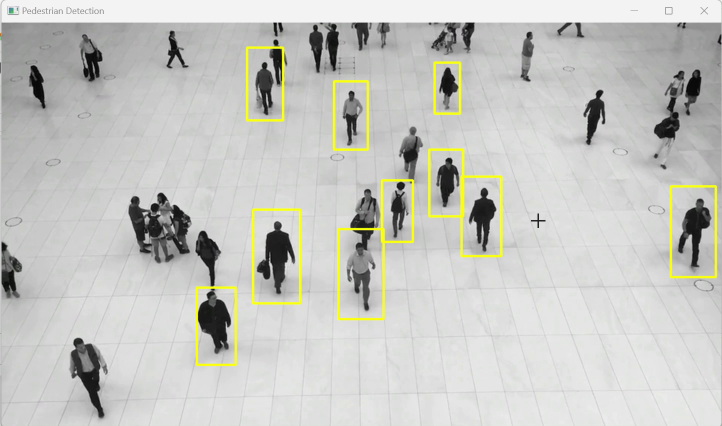
#> input picture frame 17 of pedestriandetection.mp4, 1444 x 852 px, given in place of 6387-191695740_small.mp4, which was not available (shown at 1/2 size)
$ jupyter execute Pedestriandetection.ipynb
#> lines starting #> are read from the running program, lines starting #| are printed output that depends on the picture; after the words box and inside, x2 and y2 are one past the last pixel; in counts of white or black regions, pixels touching at a corner belong together; pictures that were not available may be replaced by others from this repository, and a replacement may not be noted
[cell 1]
#Pedestrian detection
import cv2
import numpy as np

# Create our body classifier
body_classifier = cv2.CascadeClassifier('C://Users/User/Downloads/haarcascade_fullbody.xml')

# Initiate video capture for video file
cap = cv2.VideoCapture('C://Users/User/Downloads/6387-191695740_small.mp4')

# Defining the codec and create VideoWriter object
fourcc = cv2.VideoWriter_fourcc(*'XVID')
out = cv2.VideoWriter('pedestrian_detection.avi', fourcc, 20.0, (int(cap.get(3)), int(cap.get(4))))

# Loop once video is successfully loaded
while cap.isOpened():

    # Read first frame
    ret, frame = cap.read()
#> frame is the input picture: shape (852, 1444, 3); mean B, G, R 193.8, 198.2, 197.8
    #frame = cv2.resize(frame, None,fx=0.5, fy=0.5, interpolation = cv2.INTER_LINEAR)

    gray = cv2.cvtColor(frame, cv2.COLOR_BGR2GRAY)
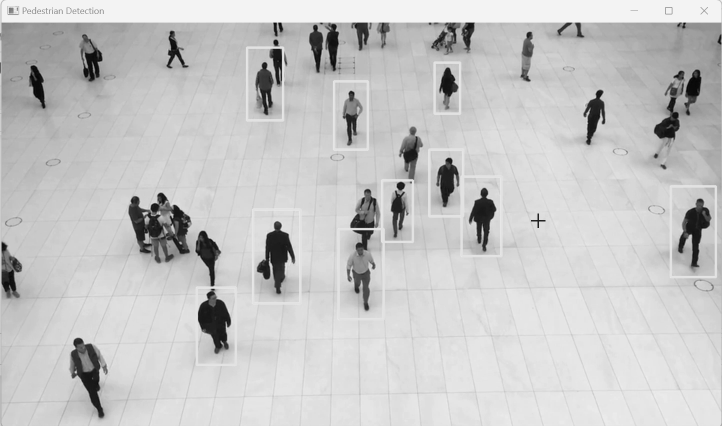
#> gray: shape (852, 1444) (shown at 1/2 size); min 2, max 254, mean 197.6
    # Pass frame to our body classifier
    bodies = body_classifier.detectMultiScale(gray, 1.2, 3)
#> bodies = 13 rows, first 6: [749, 28, 35, 69], [916, 36, 37, 74], [640, 44, 49, 98], [871, 125, 45, 91], [606, 39, 54, 108], [668, 165, 67, 133]

    # Extract bounding boxes for any bodies identified
    for (x,y,w,h) in bodies:
        cv2.rectangle(frame, (x, y), (x+w, y+h), (0, 255, 255), 2)
        cv2.imshow('Pedestrian Detection', frame)
        out.write(frame)
#> this loop made 13 passes
#> (x, y, w, h) on passes 1 to 12: (749, 28, 35, 69), (916, 36, 37, 74), (640, 44, 49, 98), (871, 125, 45, 91), (606, 39, 54, 108), (668, 165, 67, 133), (765, 360, 59, 119), (926, 365, 73, 145), (153, 59, 60, 120), (493, 104, 69, 137), (858, 292, 69, 137), (394, 584, 69, 138)
#> pass 2, `cv2.imshow('Pedestrian Detection', frame)`:
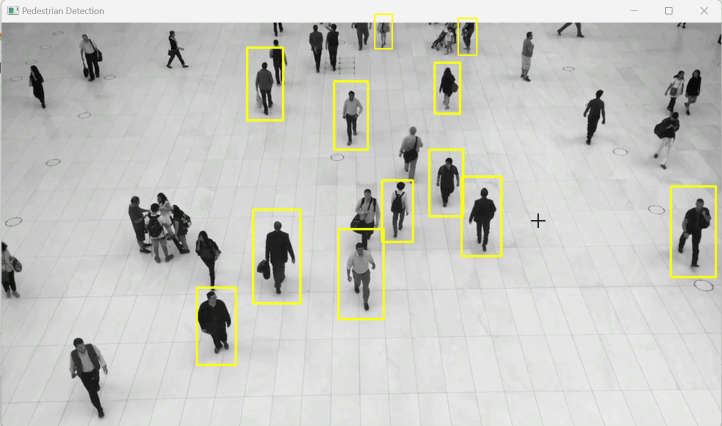
#> window 'Pedestrian Detection': shape (852, 1444, 3) (shown at 1/2 size); mean B, G, R 193.6, 198.3, 197.9
#> after the loop:
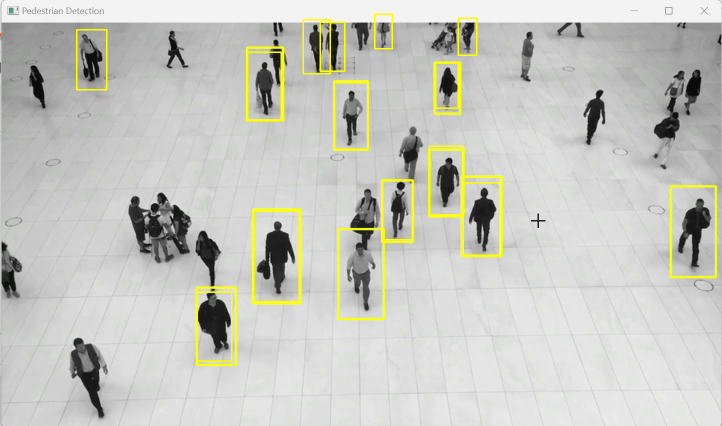
#> frame: shape (852, 1444, 3) (shown at 1/2 size); 1.12% of pixels changed, all inside (x1, y1, x2, y2) = (152, 27, 1001, 724)

    if cv2.waitKey(1) == 13: #13 is the Enter Key
#> (key Esc is pressed here)
        break

cap.release()
cv2.destroyAllWindows()

$ run again, starting later in the video
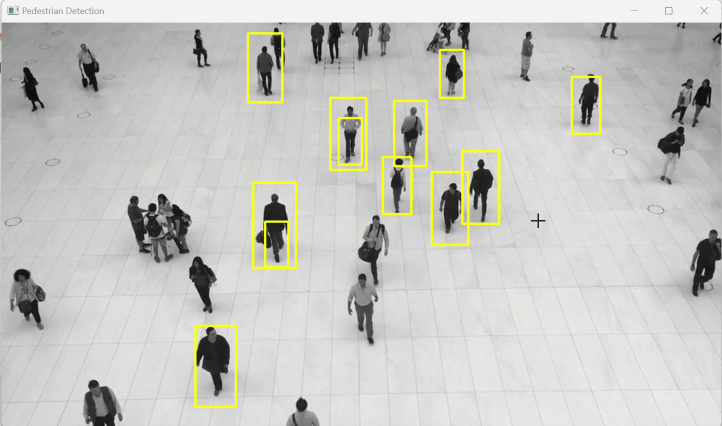
#> input picture frame 79 of pedestriandetection.mp4, 1444 x 852 px, given in place of 6387-191695740_small.mp4, which was not available (shown at 1/2 size)
#> frame is the input picture: shape (852, 1444, 3); mean B, G, R 193.5, 198.2, 197.8
#> `gray = cv2.cvtColor(frame, cv2.COLOR_BGR2GRAY)`:
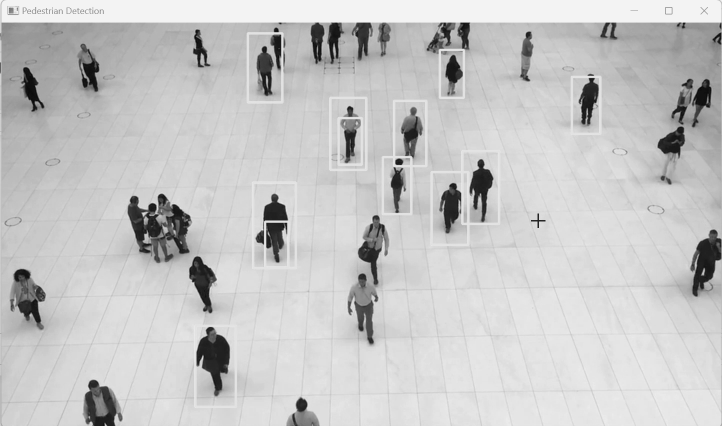
#> gray: shape (852, 1444) (shown at 1/2 size); min 2, max 254, mean 197.6
#> bodies = 13 rows, first 6: [881, 103, 44, 88], [767, 321, 52, 103], [608, 25, 52, 104], [697, 22, 53, 106], [742, 29, 48, 95], [675, 231, 48, 96]
#> the loop `for (x,y,w,h) in bodies:` made 13 passes
#> after the loop `for (x,y,w,h) in bodies:`:
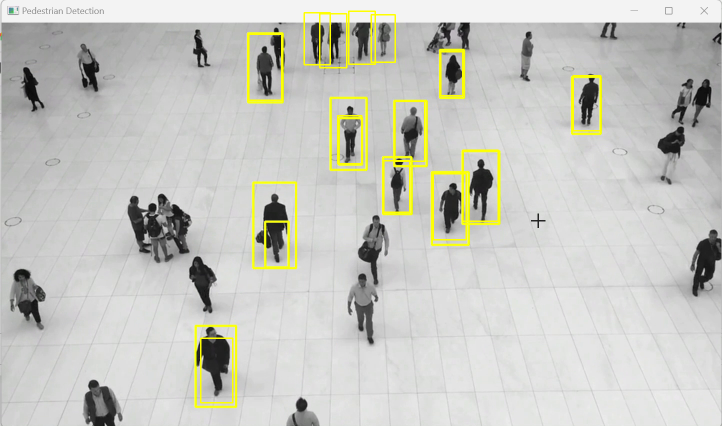
#> frame: shape (852, 1444, 3) (shown at 1/2 size); 1.06% of pixels changed, all inside (x1, y1, x2, y2) = (400, 21, 1203, 807)

$ run again, starting later in the video
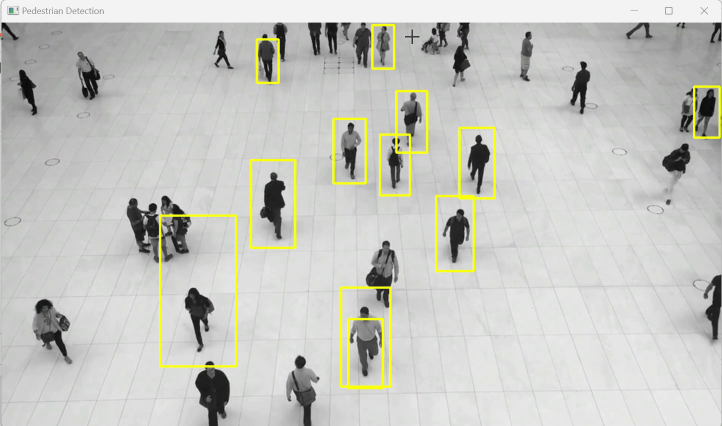
#> input picture frame 140 of pedestriandetection.mp4, 1444 x 852 px, given in place of 6387-191695740_small.mp4, which was not available (shown at 1/2 size)
#> frame is the input picture: shape (852, 1444, 3); mean B, G, R 193.3, 198.7, 198.1
#> `gray = cv2.cvtColor(frame, cv2.COLOR_BGR2GRAY)`:
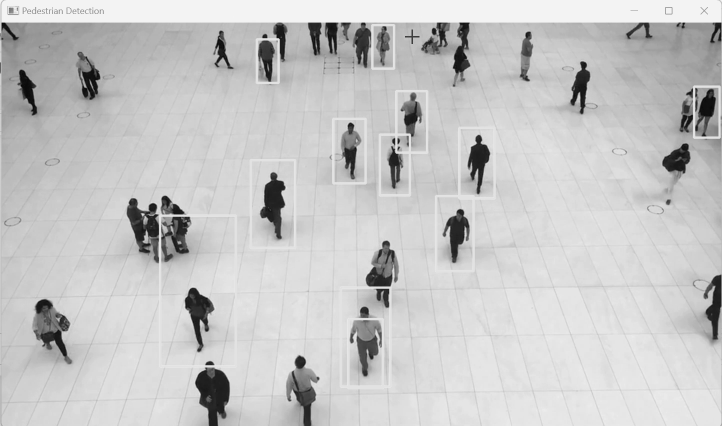
#> gray: shape (852, 1444) (shown at 1/2 size); min 2, max 254, mean 197.9
#> bodies = [[518, 98, 37, 74], [694, 25, 60, 121], [501, 52, 62, 124], [673, 252, 54, 109], [760, 272, 57, 113], [700, 646, 62, 125], [917, 251, 72, 143], [872, 388, 79, 157], [499, 324, 91, 182], [330, 454, 135, 270]]
#> the loop `for (x,y,w,h) in bodies:` made 10 passes
#> after the loop `for (x,y,w,h) in bodies:`:
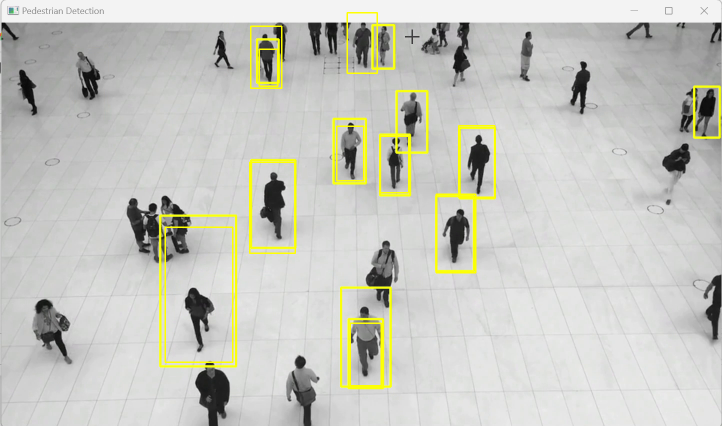
#> frame: shape (852, 1444, 3) (shown at 1/2 size); 1.03% of pixels changed, all inside (x1, y1, x2, y2) = (329, 24, 991, 773)
